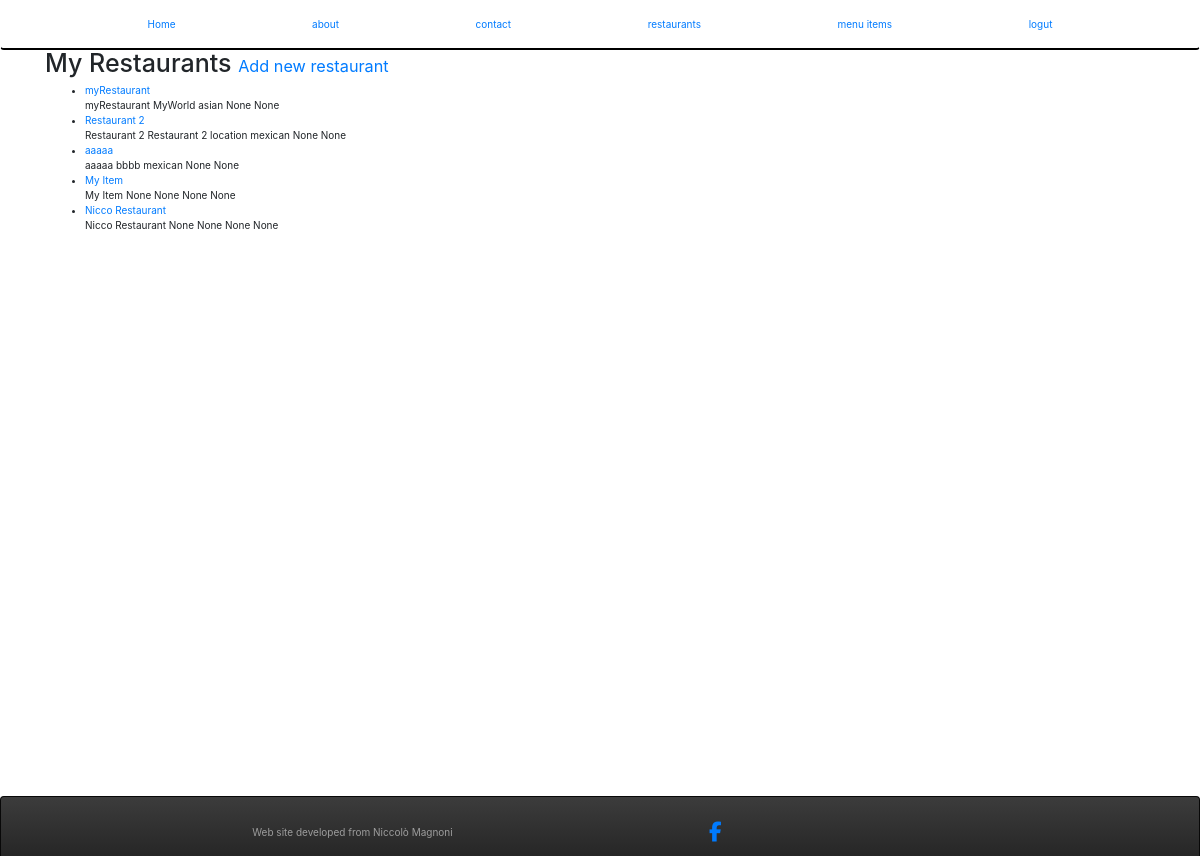
The page /restaurants/ (signed in) on the database its author committed.
### restaurants/models.py (models this page shows, shortened)
class RestaurantLocation(models.Model):
	owner 		= models.ForeignKey(User) 	#class_instance.model_set.all()
	name 		= models.CharField(max_length=120)
	location 	= models.CharField(max_length=120, null=True, blank=True)
	category 	= models.CharField(max_length=120, null=True, blank=True, validators=[validate_category])
	timestamp 	= models.DateTimeField(auto_now_add=True)
	updated 	= models.DateTimeField(auto_now=True)
	slug 		= models.SlugField(null=True, blank=True)
	objects		= RestaurantLocationManager()
	def __str__(self):
		return self.name
	def get_absolute_url(self):
		return reverse('restaurants:detail', kwargs={"slug":self.slug})

### restaurants/views.py (the view)
class RestaurantListView(LoginRequiredMixin, ListView):
	def get_queryset(self):
		return RestaurantLocation.objects.filter(owner=self.request.user)

### restaurants/models.py (called while the page is built)
	def get_queryset(self):
		return RestaurantLocationQuerySet(self.model, using=self._db)

### restaurants/templates/restaurants/restaurantlocation_list.html (shortened to what this page needs)
{% extends 'base.html' %}
{% block content %}
<h1>My Restaurants <small><a href='{% url "restaurants:create" %}'> Add new restaurant </a></small></h1>
<ul>
	{% for obj in object_list %}
		<li><a href='{{ obj.get_absolute_url }}'>{{ obj }}</a><br>
		{{ obj.name }} {{ obj.location }} {{ obj.category }} {{ obj.timestamp }} {{ obj.updated }}<br/>
		</li>
	{% empty %}
		<li><a href='{% url "restaurants:create" %}'> Create Your Restaurant </a></li>
	{% endfor %}
</ul>
{% endblock %}

### static/css/navbar.css (style rules this page uses)
body { min-height: 300px; }

### rows shown on the page
RestaurantLocation: name "myRestaurant", location "MyWorld", category "asian", timestamp "None", updated "None"
RestaurantLocation: name "Restaurant 2", location "Restaurant 2 location", category "mexican", timestamp "None", updated "None"
RestaurantLocation: name "aaaaa", location "bbbb", category "mexican", timestamp "None", updated "None"
RestaurantLocation: name "My Item", location "None", category "None", timestamp "None", updated "None"
RestaurantLocation: name "Nicco Restaurant", location "None", category "None", timestamp "None", updated "None"
